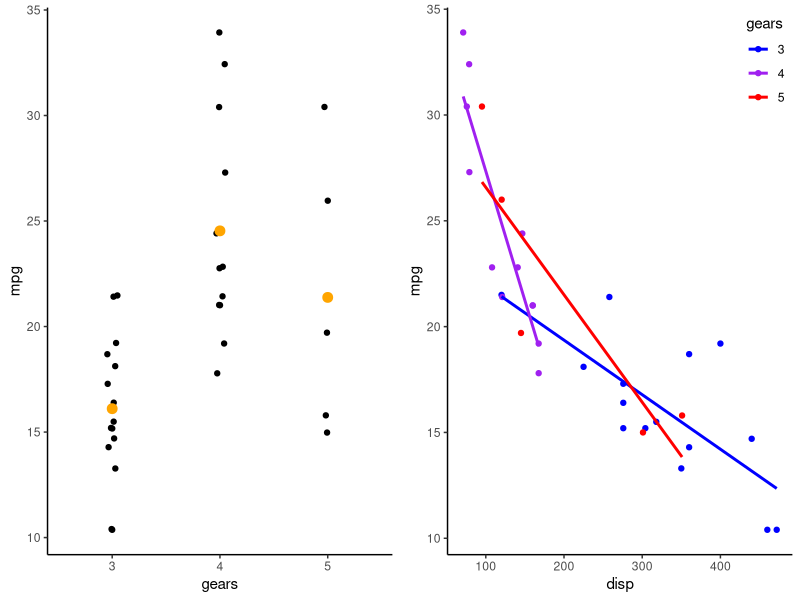
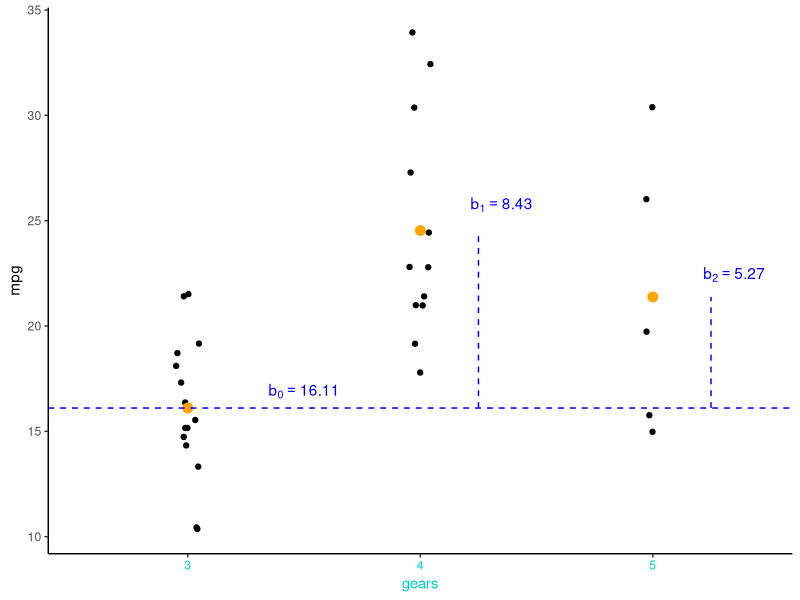
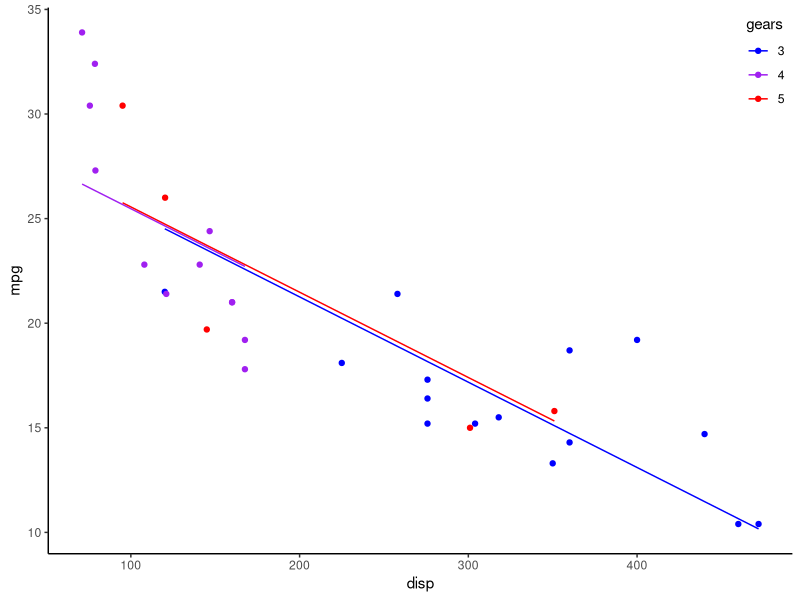
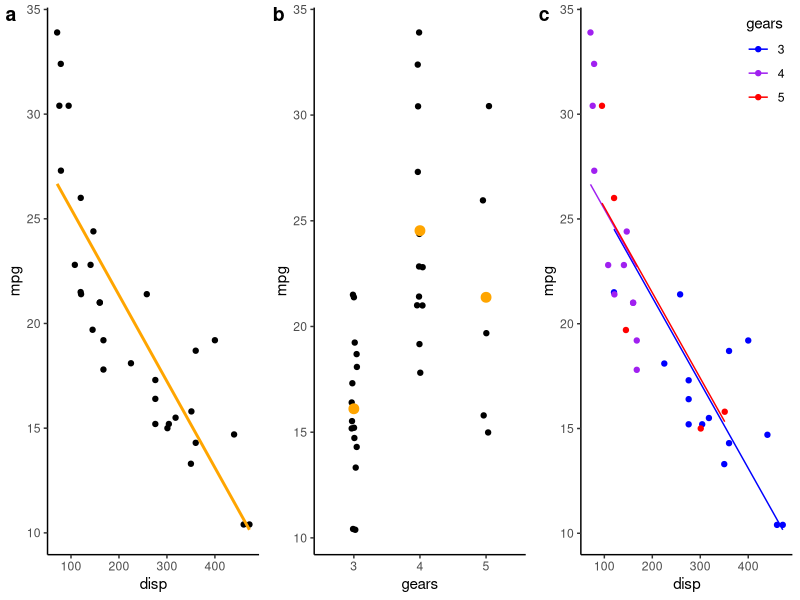
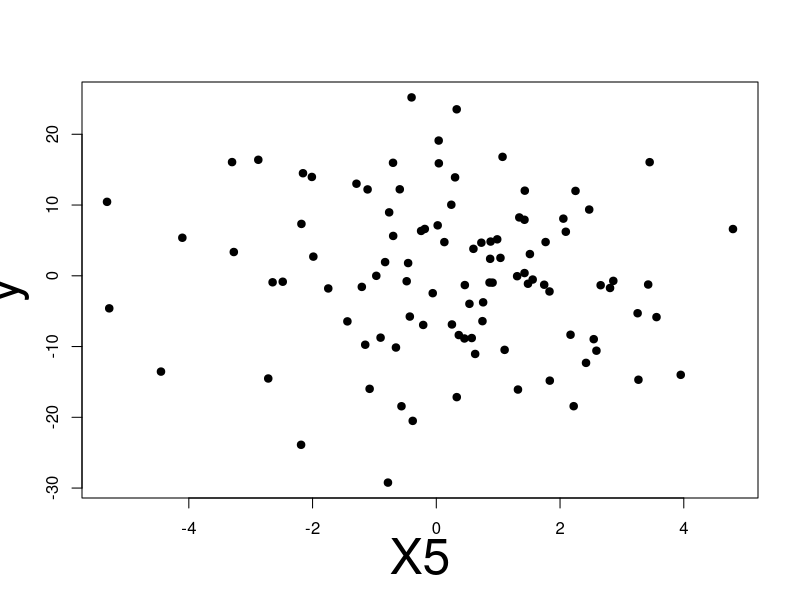
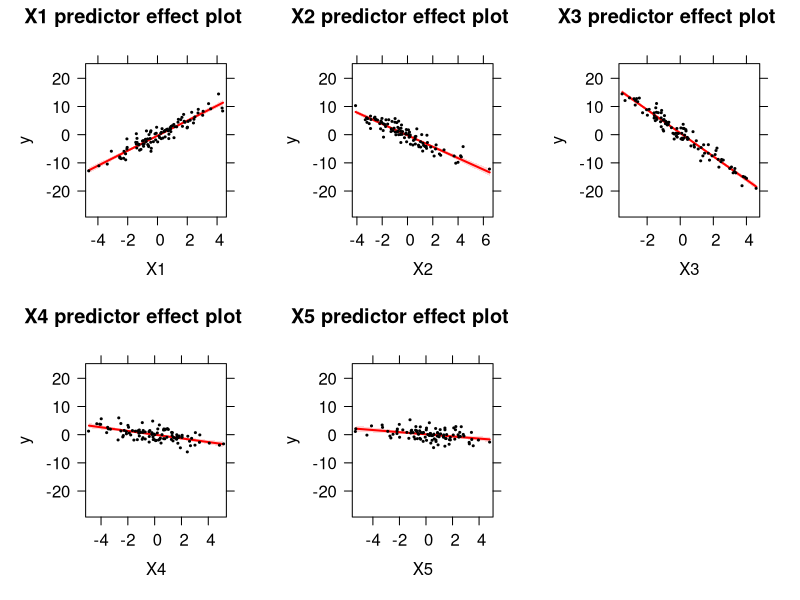
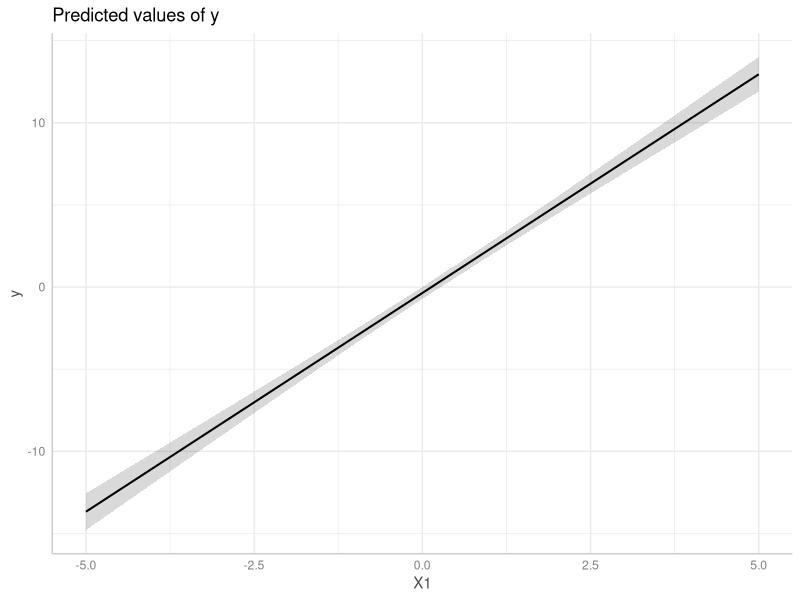
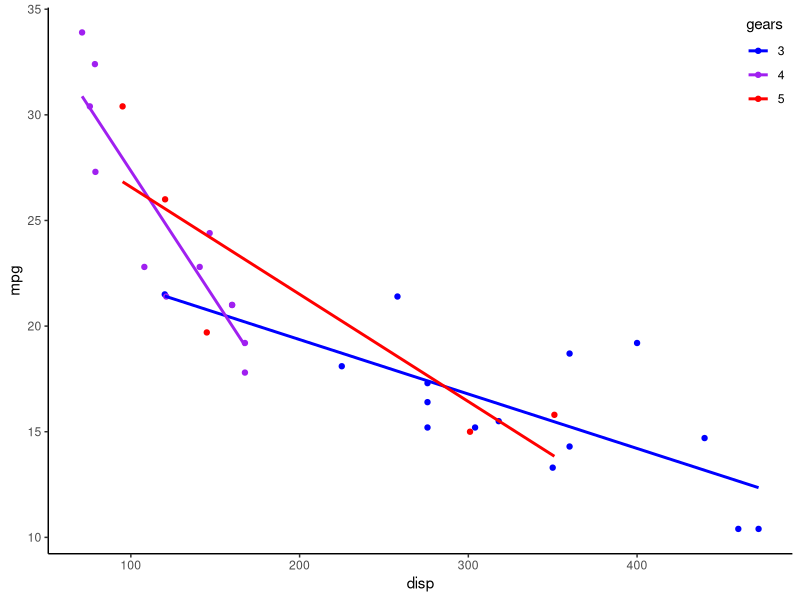

Recreate these plots in R, in order.
## ---- chunk 1
knitr::opts_chunk$set(echo = FALSE)
library(tidyverse)
theme_set(theme_classic())
library(ggpubr)

set.seed(123)

#Fit models
modp1 <- lm(mpg~disp,data=arrange(mtcars,disp))
modp2 <- lm(mpg~factor(gear),data=arrange(mtcars,am,disp))
modp3 <- lm(mpg~disp+factor(gear),data=arrange(mtcars,am,disp))
modp4 <- lm(mpg~disp*factor(gear),data=mtcars)

#Plots

#Continuous
p1 <- ggplot(arrange(mtcars,disp),aes(x=disp,y=mpg))+geom_point()+geom_smooth(formula=y~x,method='lm',se=FALSE,col='orange')

#Categorical - 3 levels
p2 <- ggplot(arrange(mtcars,gear,mpg),aes(x=factor(gear),y=mpg))+ 
  geom_point(position=position_jitter(width=0.05))+labs(x='gears')+
  geom_point(aes(y=mpg),stat='summary',fun=mean,col='orange',size=3) #Mean only

#Continuous + categorial
p3 <- ggplot(cbind(modp3$model,pred=predict(modp3)),aes(x=disp,y=mpg,col=`factor(gear)`))+geom_point()+labs(col='gears')+
  geom_line(aes(y=pred))+
  scale_colour_manual(values=c('blue','purple','red'))+theme(legend.justification=c(1,1), legend.position=c(1,1))

#Interaction
p4 <- ggplot(mtcars,aes(x=disp,y=mpg,col=factor(gear)))+geom_point()+labs(col='gears')+
  geom_smooth(formula=y~x,method='lm',se=FALSE)+
  scale_colour_manual(values=c('blue','purple','red'))+theme(legend.justification=c(1,1), legend.position=c(1,1))

## ---- chunk 2
ggarrange(p2,p4,ncol=2) #Display mtcars data
## ---- chunk 3

b0Lab <- paste('b[0] == ',round(coef(modp2)[1],2))
b1Lab <- paste('b[1] == ',round(coef(modp2)[2],2))
b2Lab <- paste('b[2] == ',round(coef(modp2)[3],2))


  p2 + annotate('text', x=1.5, y = coef(modp2)[1]*1.05, col='blue', label=b0Lab, parse=TRUE) +
    geom_hline(yintercept=coef(modp2)[1],linetype='dashed',col='blue') +
    
    annotate('text', x=2.35, y = (coef(modp2)[1] + coef(modp2)[2])*1.05, col='blue', label=b1Lab, parse=TRUE)+
    annotate('segment', x = 2.25, xend = 2.25, y= coef(modp2)[1], yend = coef(modp2)[1] + coef(modp2)[2],linetype='dashed',col='blue') +
    
    annotate('text', x=3.35, y = (coef(modp2)[1] + coef(modp2)[3])*1.05, col='blue', label=b2Lab, parse=TRUE)+
    annotate('segment', x = 3.25, xend = 3.25, y= coef(modp2)[1], yend = coef(modp2)[1] + coef(modp2)[3],linetype='dashed',col='blue') +
    
    theme(axis.title.x.bottom=element_text(colour='darkturquoise'),
            axis.text.x.bottom=element_text(colour='darkturquoise'))
## ---- chunk 4
#Formula structure: y ~ x
mod1 <- lm(mpg ~ factor(gear), #mpg depends on gears
           data = mtcars) #Name of the dataframe containing mpg & gears
summary(mod1)
## ---- chunk 5
mod1Matrix <- model.matrix(mod1) #Get model matrix (columns used to predict mpg)
head(mod1Matrix,28) #Show first 28 rows of model matrix
## ---- chunk 6
p3
## ---- chunk 7
#mpg depends on disp and gears
mod2 <- lm(mpg ~ disp+factor(gear), data = mtcars) 
summary(mod2)
## ---- chunk 8
mod2Matrix <- model.matrix(mod2) #Get model matrix (columns used to predict mpg)
colnames(mod2Matrix) <- gsub('factor\\(gear\\)','gear',colnames(mod2Matrix)) #Shorten colnames
head(mod2Matrix,28) #Show first 28 rows of model matrix
## ---- chunk 9
ggarrange(p1,p2,p3,ncol=3,labels=letters[1:3])
## ---- chunk 10
n <- 100; ncoef <- 5 #Number of data points and coefficients
pred <- data.frame(replicate(n=ncoef,expr=rnorm(n,0,2))) #Predictor matrix
beta <- runif(ncoef,-5,5) #Coefficients
yhat <- as.matrix(pred) %*% beta #Predicted value
y <- rnorm(n,yhat,2) #SD=2
pred$y <- y
## ---- chunk 11
#Fit model with 5 variables (all important)
simMod <- lm(y~X1+X2+X3+X4+X5,data=pred) 
#Incorrect way, using raw data 
plot(y~X5,data=pred,pch=19,cex.lab=3) 
## ---- chunk 12
library(effects) #Load effects package
simModEff <- predictorEffects(simMod,partial.residuals=TRUE) #Calculate partial effects
#Plot partial effects
plot(simModEff,lines=list(col='red'), partial.residuals=list(pch=19,col='black',cex=0.25))
## ---- chunk 13
library(ggeffects) #Load ggeffects package
simModEff2 <- ggeffect(simMod,terms=c('X1')) #Calculate partial effects for X1
plot(simModEff2) #Plot effect of X1
## ---- chunk 14
  p4 
## ---- chunk 15
b0Lab <- paste('b[0] == ',round(coef(modp4)[1],3))
b1Lab <- paste('b[1] == ',round(coef(modp4)[2],3))
b4Lab <- paste('b[4] == ',round(coef(modp4)[4],3))
b5Lab <- paste('b[5] == ',round(coef(modp4)[6],3)) 

p4 + xlim(0,NA) +
  #Text/lines for gear==3
  annotate('text', x=250, y = coef(modp4)[1]*1.05, col='blue', label=b0Lab, parse=TRUE) +
  annotate('segment', x = 400, xend = 400, y= coef(modp4)[c(1,2)] %*% c(1,400), yend = (coef(modp4)[c(1,2)] %*% c(1,400))*1.2,linetype='dashed',col='blue') +
  annotate('segment', x = 300, xend = 400, y= (coef(modp4)[c(1,2)] %*% c(1,400))*1.2, yend = (coef(modp4)[c(1,2)] %*% c(1,400))*1.2,linetype='dashed',col='blue') + 
  annotate('text', x=400, y = (coef(modp4)[c(1,2)] %*% c(1,400))*1.25, col='blue', label=b1Lab, parse=TRUE) +
  geom_hline(yintercept=coef(modp4)[1],linetype='dashed',col='blue') +
  geom_abline(intercept=coef(modp4)[1],slope=coef(modp4)[2],col='blue',linetype='dashed') +
  #Text/lines for gear==5
  annotate('text', x=250, y = sum(coef(modp4)[c(1,4)])*1.05, col='red', label=b4Lab, parse=TRUE) +
  annotate('segment', x = 250, xend = 250, y= coef(modp4)[c(1,2,4,6)] %*% c(1,250,1,250), 
           yend = (coef(modp4)[c(1,2,4,6)] %*% c(1,250,1,250))*1.2, linetype='dashed',col='red') +
  annotate('segment', x = 180, xend = 250, y= (coef(modp4)[c(1,2,4,6)] %*% c(1,250,1,250))*1.2,
           yend = (coef(modp4)[c(1,2,4,6)] %*% c(1,250,1,250))*1.2, linetype='dashed',col='red') +
  annotate('text', x = 350, y = (coef(modp4)[c(1,2,4,6)] %*% c(1,250,1,250))*1.2, col='red', label=b5Lab, parse=TRUE) +
  geom_hline(yintercept=sum(coef(modp4)[c(1,4)]),linetype='dashed',col='red') +
  geom_abline(intercept=sum(coef(modp4)[c(1,4)]),slope=sum(coef(modp4)[c(2,6)]),col='red',linetype='dashed')
## ---- chunk 16
#mpg depends on disp interacted (*) with gears
mod2 <- lm(mpg ~ disp*factor(gear), data = mtcars) 
summary(mod2)
## ---- chunk 17
mod2Matrix <- model.matrix(mod2) #Get model matrix (columns used to predict mpg)
colnames(mod2Matrix) <- gsub('factor\\(gear\\)','gear',colnames(mod2Matrix)) #Shorten colnames
head(mod2Matrix,28) #Show first 28 rows of model matrix
